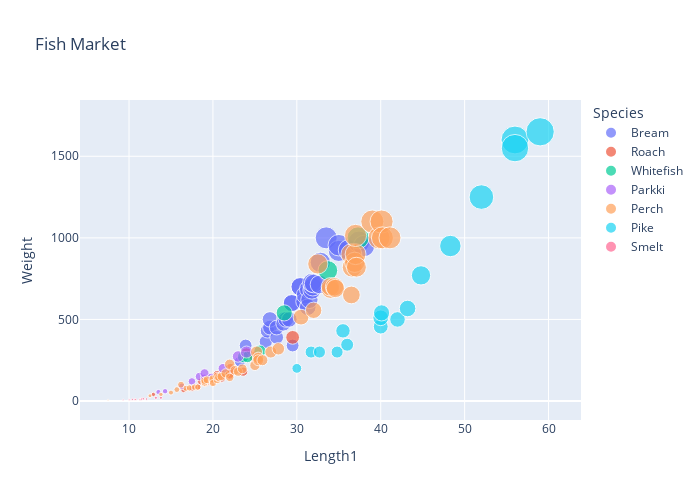

Notebook cell for this chart:
### Code cell
import plotly.graph_objects as go
import plotly.express as px

# Some plotting
fig = px.scatter(fish_data, x='Length1', y='Weight', size='Weight', color='Species', title="Fish Market")

# Increase plot size
fig.update_layout(
    width=700,
    height=500
)
fig.show()

### Figure 1 — Plotly figure (JSON) as saved in the notebook; plotly's stock layout.template omitted (floating-point values rounded to 4 significant figures)
{"data": [{"hovertemplate": "Species=Bream<br>Length1=%{x}<br>Weight=%{marker.size}<extra></extra>", "legendgroup": "Bream", "marker": {"color": "#636efa", "size": [242, 290, 340, 363, 430, 450, 500, 390, 450, 500, 475, 500, 500, 340, 600, 600, 700, 700, 610, 650, 575, 685, 620, 680, 700, 725, 720, 714, 850, 1000, 920, 955, 925, 975, 950], "sizemode": "area", "sizeref": 4.125, "symbol": "circle"}, "mode": "markers", "name": "Bream", "orientation": "v", "showlegend": true, "type": "scatter", "x": [23.2, 24, 23.9, 26.3, 26.5, 26.8, 26.8, 27.6, 27.6, 28.5, 28.4, 28.7, 29.1, 29.5, 29.4, 29.4, 30.4, 30.4, 30.9, 31, 31.3, 31.4, 31.5, 31.8, 31.9, 31.8, 32, 32.7, 32.8, 33.5, 35, 35, 36.2, 37.4, 38], "xaxis": "x", "y": [242, 290, 340, 363, 430, 450, 500, 390, 450, 500, 475, 500, 500, 340, 600, 600, 700, 700, 610, 650, 575, 685, 620, 680, 700, 725, 720, 714, 850, 1000, 920, 955, 925, 975, 950], "yaxis": "y"}, {"hovertemplate": "Species=Roach<br>Length1=%{x}<br>Weight=%{marker.size}<extra></extra>", "legendgroup": "Roach", "marker": {"color": "#EF553B", "size": [40, 69, 78, 87, 120, 0, 110, 120, 150, 145, 160, 140, 160, 169, 161, 200, 180, 290, 272, 390], "sizemode": "area", "sizeref": 4.125, "symbol": "circle"}, "mode": "markers", "name": "Roach", "orientation": "v", "showlegend": true, "type": "scatter", "x": [12.9, 16.5, 17.5, 18.2, 18.6, 19, 19.1, 19.4, 20.4, 20.5, 20.5, 21, 21.1, 22, 22, 22.1, 23.6, 24, 25, 29.5], "xaxis": "x", "y": [40, 69, 78, 87, 120, 0, 110, 120, 150, 145, 160, 140, 160, 169, 161, 200, 180, 290, 272, 390], "yaxis": "y"}, {"hovertemplate": "Species=Whitefish<br>Length1=%{x}<br>Weight=%{marker.size}<extra></extra>", "legendgroup": "Whitefish", "marker": {"color": "#00cc96", "size": [270, 270, 306, 540, 800, 1000], "sizemode": "area", "sizeref": 4.125, "symbol": "circle"}, "mode": "markers", "name": "Whitefish", "orientation": "v", "showlegend": true, "type": "scatter", "x": [23.6, 24.1, 25.6, 28.5, 33.7, 37.3], "xaxis": "x", "y": [270, 270, 306, 540, 800, 1000], "yaxis": "y"}, {"hovertemplate": "Species=Parkki<br>Length1=%{x}<br>Weight=%{marker.size}<extra></extra>", "legendgroup": "Parkki", "marker": {"color": "#ab63fa", "size": [55, 60, 90, 120, 150, 140, 170, 145, 200, 273, 300], "sizemode": "area", "sizeref": 4.125, "symbol": "circle"}, "mode": "markers", "name": "Parkki", "orientation": "v", "showlegend": true, "type": "scatter", "x": [13.5, 14.3, 16.3, 17.5, 18.4, 19, 19, 19.8, 21.2, 23, 24], "xaxis": "x", "y": [55, 60, 90, 120, 150, 140, 170, 145, 200, 273, 300], "yaxis": "y"}, {"hovertemplate": "Species=Perch<br>Length1=%{x}<br>Weight=%{marker.size}<extra></extra>", "legendgroup": "Perch", "marker": {"color": "#FFA15A", "size": [5.9, 32, 40, 51.5, 70, 100, 78, 80, 85, 85, 110, 115, 125, 130, 120, 120, 130, 135, 110, 130, 150, 145, 150, 170, 225, 145, 188, 180, 197, 218, 300, 260, 265, 250, 250, 300, 320, 514, 556, 840, 685, 700, 700, 690, 900, 650, 820, 850, 900, 1015, 820, 1100, 1000, 1100, 1000, 1000], "sizemode": "area", "sizeref": 4.125, "symbol": "circle"}, "mode": "markers", "name": "Perch", "orientation": "v", "showlegend": true, "type": "scatter", "x": [7.5, 12.5, 13.8, 15, 15.7, 16.2, 16.8, 17.2, 17.8, 18.2, 19, 19, 19, 19.3, 20, 20, 20, 20, 20, 20.5, 20.5, 20.7, 21, 21.5, 22, 22, 22.6, 23, 23.5, 25, 25.2, 25.4, 25.4, 25.4, 25.9, 26.9, 27.8, 30.5, 32, 32.5, 34, 34, 34.5, 34.6, 36.5, 36.5, 36.6, 36.9, 37, 37, 37.1, 39, 39.8, 40.1, 40.2, 41.1], "xaxis": "x", "y": [5.9, 32, 40, 51.5, 70, 100, 78, 80, 85, 85, 110, 115, 125, 130, 120, 120, 130, 135, 110, 130, 150, 145, 150, 170, 225, 145, 188, 180, 197, 218, 300, 260, 265, 250, 250, 300, 320, 514, 556, 840, 685, 700, 700, 690, 900, 650, 820, 850, 900, 1015, 820, 1100, 1000, 1100, 1000, 1000], "yaxis": "y"}, {"hovertemplate": "Species=Pike<br>Length1=%{x}<br>Weight=%{marker.size}<extra></extra>", "legendgroup": "Pike", "marker": {"color": "#19d3f3", "size": [200, 300, 300, 300, 430, 345, 456, 510, 540, 500, 567, 770, 950, 1250, 1600, 1550, 1650], "sizemode": "area", "sizeref": 4.125, "symbol": "circle"}, "mode": "markers", "name": "Pike", "orientation": "v", "showlegend": true, "type": "scatter", "x": [30, 31.7, 32.7, 34.8, 35.5, 36, 40, 40, 40.1, 42, 43.2, 44.8, 48.3, 52, 56, 56, 59], "xaxis": "x", "y": [200, 300, 300, 300, 430, 345, 456, 510, 540, 500, 567, 770, 950, 1250, 1600, 1550, 1650], "yaxis": "y"}, {"hovertemplate": "Species=Smelt<br>Length1=%{x}<br>Weight=%{marker.size}<extra></extra>", "legendgroup": "Smelt", "marker": {"color": "#FF6692", "size": [6.7, 7.5, 7, 9.7, 9.8, 8.7, 10, 9.9, 9.8, 12.2, 13.4, 12.2, 19.7, 19.9], "sizemode": "area", "sizeref": 4.125, "symbol": "circle"}, "mode": "markers", "name": "Smelt", "orientation": "v", "showlegend": true, "type": "scatter", "x": [9.3, 10, 10.1, 10.4, 10.7, 10.8, 11.3, 11.3, 11.4, 11.5, 11.7, 12.1, 13.2, 13.8], "xaxis": "x", "y": [6.7, 7.5, 7, 9.7, 9.8, 8.7, 10, 9.9, 9.8, 12.2, 13.4, 12.2, 19.7, 19.9], "yaxis": "y"}], "layout": {"height": 500, "legend": {"itemsizing": "constant", "title": {"text": "Species"}, "tracegroupgap": 0}, "title": {"text": "Fish Market"}, "width": 700, "xaxis": {"anchor": "y", "domain": [0, 1], "title": {"text": "Length1"}}, "yaxis": {"anchor": "x", "domain": [0, 1], "title": {"text": "Weight"}}}}
